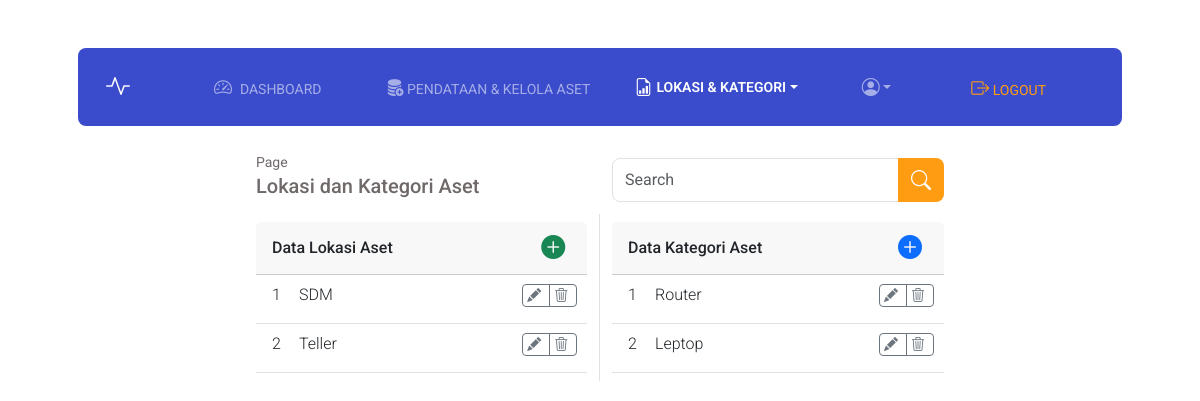
The page /kategori_lokasi.php (signed in) on the database its author committed.
### tables this page shows
CREATE TABLE `lokasi` (
  `id_lokasi` int(10) UNSIGNED NOT NULL,
  `nama_lokasi` varchar(100) NOT NULL
);

CREATE TABLE `kategori` (
  `id_kategori` int(10) UNSIGNED NOT NULL,
  `nama_kategori` varchar(255) NOT NULL
);

### modul/fuctions.php (called while the page is built, shortened)
<?php
require 'database.php';
function allData($query)
{
    global $db_connect;
    $result = mysqli_query($db_connect, $query);
    $rows = [];
    while ($row = mysqli_fetch_assoc($result)) {
        $rows[] = $row;
    }
    return $rows;
}

### kategori_lokasi.php (the view, shortened to what this page needs)
<?php
require './modul/fuctions.php';
$data_lokasi = allData("SELECT * FROM lokasi ORDER BY id_lokasi DESC");
$data_kategori = allData("SELECT * FROM kategori ORDER BY id_kategori DESC");
?>
<!doctype html>
<html lang="en">
<head>
    <link href="https://cdn.jsdelivr.net/npm/bootstrap@5.3.8/dist/css/bootstrap.min.css" rel="stylesheet">
    <link rel="stylesheet" href="https://cdn.jsdelivr.net/npm/bootstrap-icons@1.13.1/font/bootstrap-icons.min.css">
    <link rel="stylesheet" href="css/style.css">
</head>
<body>
    <div class="container px-5 fixed-top">
        <nav class="navbar navbar-styles navbar-dark navbar-expand-lg  mt-5 rounded-3 p-3">
            <div class="container-fluid">
                <a class="navbar-brand" href="dashboard.php"><i class="bi bi-activity logo-styles"></i></a>
                <div class="collapse navbar-collapse" id="navbarNavAltMarkup">
                    <div class="navbar-nav ms-auto">
                        <a class="nav-link mx-0 mx-lg-5" aria-current="page" href="dashboard.php">
                            <i class="bi bi-speedometer2 mx-2 icon-styles"></i>DASHBOARD</a>
                        <a class="nav-link mx-0 mx-lg" href="pendataan.php"><i class="bi bi-database-fill-add icon-styles"></i> PENDATAAN & KELOLA ASET</a>
                        <div class="dropdown mx-lg-4 fw-semibold">
                            <a href="#" class="nav-link active dropdown-toggle d-flex align-items-center" id="userMenu" data-bs-toggle="dropdown" aria-expanded="false">
                                <i class="bi bi-file-earmark-bar-graph icon-styles mx-lg-1 me-1"></i>
                                LOKASI & KATEGORI
                            </a>
                        </div>
                        <div class="dropdown mx-lg-4">
                            <a href="#" class="nav-link dropdown-toggle d-flex align-items-center" id="userMenu" data-bs-toggle="dropdown" aria-expanded="false">
                                <i class="bi bi-person-circle  icon-styles"></i>
                            </a>
                        </div>
                        <a class="mx-0 mx-lg-5 log-styles" href="logout.php">
                            <i class="bi bi-box-arrow-right log-styles"></i> LOGOUT</a>
                    </div>
                </div>
            </div>
        </nav>
    </div>
    <div class="container px-5 main-content">
        <div class="row justify-content-center mt-4 mb-2">
            <div class="col-lg-8">
                <div class="row">
                    <div class="col-6 col-lg-6 font-pagination">
                        <small class="m-0">Page</small>
                        <h5>Lokasi dan Kategori Aset</h5>
                    </div>
                    <div class="col-lg col-lg-6">
                        <form action="search-result.php" method="get">
                            <div class="input-group mt-2">
                                <input type="text" name="keyword" class="form-control rounded-start-3" placeholder="Search" autocomplete="off">
                                <button class="btn btn-search-styles  rounded-end-3" type="submit" id="submit"><i class="bi bi-search" style="font-size: 20px;"></i></button>
                            </div>
                        </form>
                    </div>
                </div>
            </div>
        </div>
    </div>
    <div class="container px-5 mt-2">
        <div class="row justify-content-center ">
            <div class="col-lg-4 border-end border-1 py-2">
                <div class="card border-0">
                    <div class="card-header">
                        <div class="row">
                            <div class="col-10">
                                <h6 class="pt-2">Data Lokasi Aset</h6>
                            </div>
                            <div class="col-2">
                                <a href="" data-bs-toggle="modal" data-bs-target="#tambahLokasi"> <i class="bi bi-plus-circle-fill fs-4 text-success"></i></a>
                            </div>
                        </div>
                    </div>
                    <ul class="list-group list-group-flush">
                        <?php
                        $no_data = 1;
                        foreach ($data_lokasi as $lokasi) : ?>
                            <li class="list-group-item border-bottom fw-light py-0">
                                <div class="row mt-2">
                                    <div class="col-1">
                                        <p class=""><?= $no_data++ ?></p>
                                    </div>
                                    <div class="col-8">
                                        <p class=""><?= $lokasi['nama_lokasi'] ?></p>
                                    </div>
                                    <div class="col-2">
                                        <div class="btn-group btn-group-sm mx-2" role="group" aria-label="Small button group">
                                            <button type="button" data-bs-toggle="modal" data-bs-target="#ubahlokasi<?= $lokasi['id_lokasi'] ?>" class="btn btn-outline-secondary py-0 ps-1"><i class="bi bi-pencil-fill"></i></button>
                                            <a href="hapus-lokasi.php?id=<?= $lokasi['id_lokasi'] ?>" class="btn btn-outline-secondary py-0 ps-1"><i class="bi bi-trash3"></i></a>
                                        </div>
                                    </div>
                                </div>
                            </li>
                        <?php endforeach ?>
                    </ul>
                </div>
            </div>
            <div class="col-lg-4 py-2">
                <div class="card border-0">
                    <div class="card-header">
                        <div class="row">
                            <div class="col-10">
                                <h6 class="pt-2">Data Kategori Aset</h6>
                            </div>
                            <div class="col-2">
                                <a href="" data-bs-toggle="modal" data-bs-target="#tambahKategori"> <i class="bi bi-plus-circle-fill fs-4 text-primary"></i></a>
                            </div>
                        </div>
                    </div>
                    <ul class="list-group list-group-flush fw-light">
                        <?php
                        $no_data = 1;
                        foreach ($data_kategori as $kategori) : ?>
                            <li class="list-group-item border-bottom py-0">
                                <div class="row mt-2">
                                    <div class="col-1">
                                        <p class=""><?= $no_data++ ?></p>
                                    </div>
                                    <div class="col-8">
                                        <p><?= $kategori['nama_kategori'] ?></p>
                                    </div>
                                    <div class="col-2">
                                        <div class="btn-group btn-group-sm mx-2" role="group" aria-label="Small button group">
                                            <button type="button" data-bs-toggle="modal" data-bs-target="#ubahkategori<?= $kategori['id_kategori'] ?>" class="btn btn-outline-secondary py-0 ps-1"><i class="bi bi-pencil-fill"></i></button>
                                            <a href="hapus-kategori.php?id=<?= $kategori['id_kategori'] ?>" class="btn btn-outline-secondary py-0 ps-1"><i class="bi bi-trash3"></i></a>
                                        </div>
                                    </div>
                                </div>
                            </li>
                        <?php endforeach ?>
                    </ul>
                </div>
            </div>
        </div>
    </div>
</body>
</html>

### css/style.css (style rules this page uses)
* { font-family: Roboto; }
body { padding-bottom: 50px; }
.navbar-styles { background-color: #3a4ccb; }
.navbar-styles a { font-size: 14px; }
.icon-styles { font-size: 18px; }
.log-styles { font-size: 18px; color: #ff9c11; margin-top: 9px; text-decoration: none; }
.logo-styles { font-size: 24px; color: white; font-weight: bold; }
.btn-search-styles { background-color: #ff9c11; color: #ffff; }
.main-content { margin-top: 150px; }
.font-pagination { color: #706969; }

### rows shown on the page
lokasi: nama_lokasi "SDM"
lokasi: nama_lokasi "Teller"
kategori: nama_kategori "Router"
kategori: nama_kategori "Leptop"
